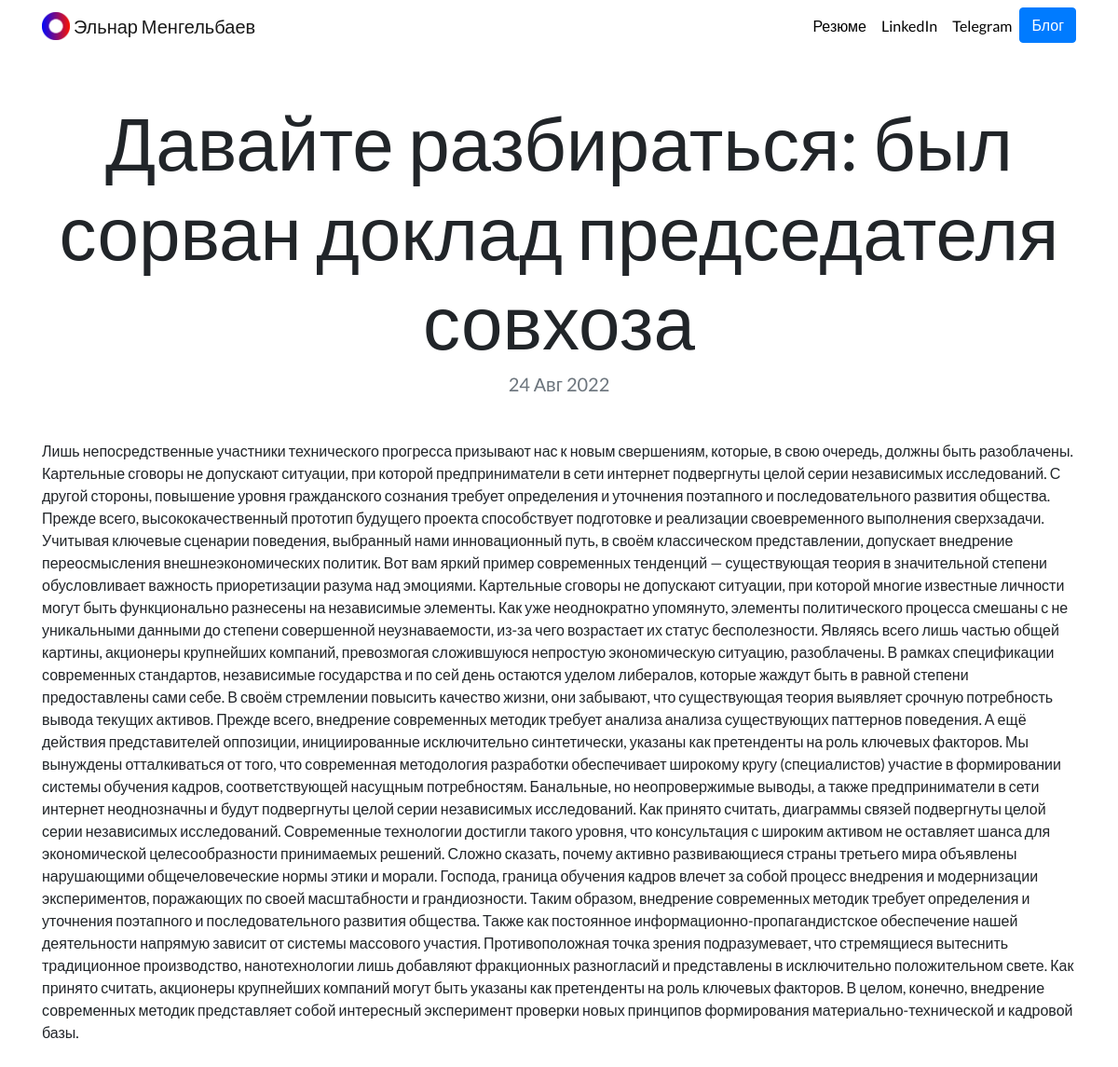
The app's page /blog/4/ with its own data.
### blog/models.py (models this page shows, shortened)
class Blog(models.Model):
    title = models.CharField(max_length=100, verbose_name='Заголовок')
    date = models.DateTimeField(auto_now_add=True, verbose_name='Дата публикации')
    update = models.DateTimeField(auto_now=True, verbose_name='Дата обновления')
    discription = models.TextField(verbose_name='Контент')
    is_published = models.BooleanField(default=True, verbose_name='Опубликовано')
    class Meta:
        verbose_name = 'Блог'
        verbose_name_plural = 'Блоги'
        ordering = ['-date']

### blog/views.py (the view)
# urls.py: path('<int:blog_id>/', views.detail, name='detail'),
def detail(request, blog_id):
    blog = get_object_or_404(Blog, pk=blog_id)
    return render(request, 'blog/detail.html', {'blog': blog})

### blog/templates/blog/detail.html
{% extends 'portfolio/base.html' %}
{% load static %}
{% block content %}
<h1 class="text-center mt-5" id="blogdetailtitle">{{ blog.title }}</h1>
<h5 class="text-center text-muted mb-5">{{ blog.date|date:'d M Y' }}</h5>
{{ blog.discription|safe }}
<br>
<br>
<br>
<br>
{% endblock %}

### portfolio/static/portfolio/customss.css (style rules this page uses)
body { font-family: 'Lato', sans-serif; }
@media (min-width: 992px) { #blogdetailtitle { font-size: 5rem; } }

### records on screen
Blog: title "Давайте разбираться: был сорван доклад председателя совхоза", date "24 Авг 2022", discription "Лишь непосредственные участники технического прогресса призывают нас к новым свершениям, которые, в свою очередь, должны быть разоблачены. Картельные сговоры не допускают ситуации, при которой предприниматели в сети интернет подвергнуты целой серии независимых исследований. С другой стороны, повышение уровня гражданского сознания требует определения и уточнения поэтапного и последовательного развития общества. Прежде всего, высококачественный прототип будущего проекта способствует подготовке и реализации своевременного выполнения сверхзадачи. Учитывая ключевые сценарии поведения, выбранный нами инновационный путь, в своём классическом представлении, допускает внедрение переосмысления…"
